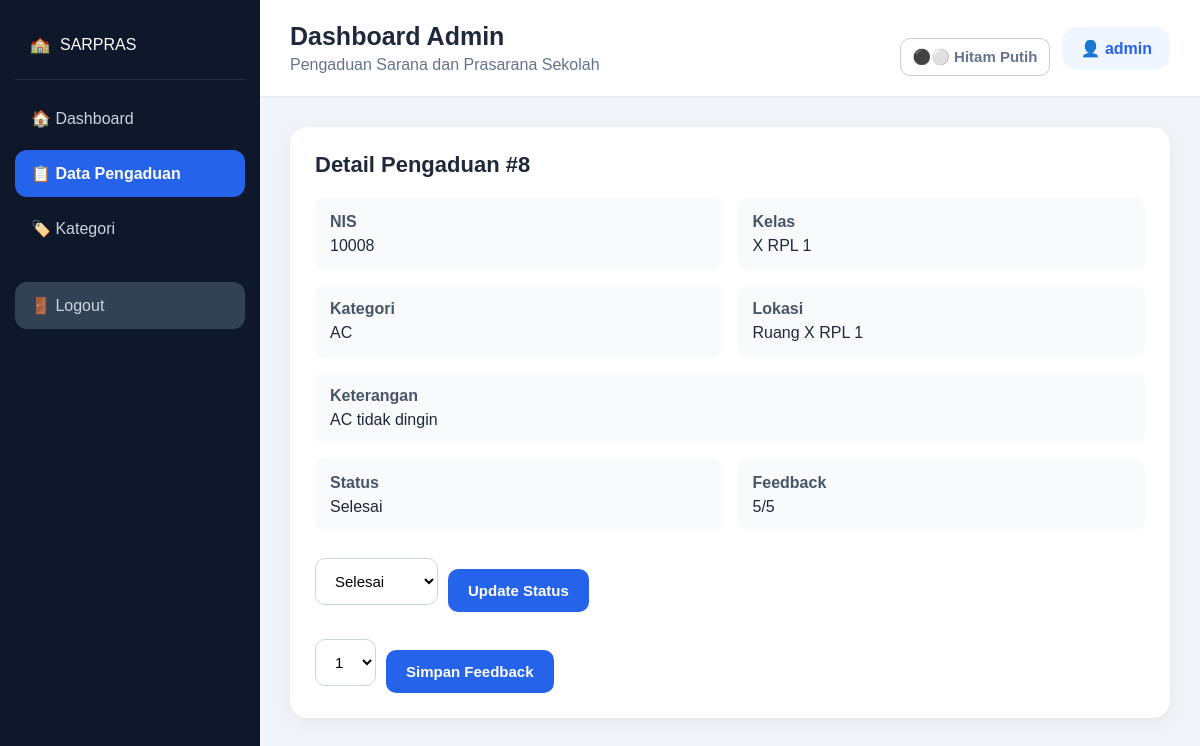
The app's page /index.php?page=admin&action=detail&id=8 (signed in) with its own data.
### tables this page shows
CREATE TABLE `aspirasi` (
  `id_aspirasi` int(5) NOT NULL,
  `status` enum('Menunggu','Proses','Selesai') NOT NULL DEFAULT 'Menunggu',
  `id_kategori` int(5) NOT NULL,
  `feedback` int(5) DEFAULT NULL
);

CREATE TABLE `input_aspirasi` (
  `id_pelaporan` int(5) NOT NULL,
  `nis` int(10) NOT NULL,
  `id_kategori` int(5) NOT NULL,
  `lokasi` varchar(50) NOT NULL,
  `ket` varchar(50) NOT NULL
);

CREATE TABLE `siswa` (
  `nis` int(10) NOT NULL,
  `kelas` varchar(10) NOT NULL
);

CREATE TABLE `kategori` (
  `id_kategori` int(5) NOT NULL,
  `ket_kategori` varchar(30) NOT NULL
);

### model/Database.php (called while the page is built, shortened)
<?php
class Database {
    private $host = '127.0.0.1';
    private $port = '3306';
    private $db = 'db_sarpras';
    private $user = 'root';
    private $pass = 'root';
    private $charset = 'utf8mb4';
    public function connect() {
        $dsn = "mysql:host={$this->host};port={$this->port};dbname={$this->db};charset={$this->charset}";
        try {
            $this->pdo = new PDO($dsn, $this->user, $this->pass, [
                PDO::ATTR_ERRMODE => PDO::ERRMODE_EXCEPTION,
                PDO::ATTR_DEFAULT_FETCH_MODE => PDO::FETCH_ASSOC,
                PDO::ATTR_EMULATE_PREPARES => false,
            ]);
            return $this->pdo;
        } catch (PDOException $e) {
            http_response_code(500);
            echo '<!doctype html><html lang="id"><meta charset="utf-8"><meta name="viewport" content="width=device-width,initial-scale=1">';
            echo '<style>body{font-family:Arial;background:#f5f7fb;padding:24px}.box{max-width:700px;margin:auto;background:#fff;padding:24px;border-radius:14px;box-shadow:0 4px 18px #0001}code{background:#eee;padding:3px 6px;border-radius:5px}.ok{color:#087f23}</style>';
            echo '<div class="box"><h2>Koneksi database gagal</h2>';
            echo '<p>Project sudah membaca <code>model/Database.php</code> yang baru.</p>';
            echo '<p>Host: <b>'.htmlspecialchars($this->host).'</b> | Port: <b>'.htmlspecialchars($this->port).'</b><br>Database: <b>'.htmlspecialchars($this->db).'</b> | User: <b>'.htmlspecialchars($this->user).'</b></p>';
            echo '<p>Error: <code>'.htmlspecialchars($e->getMessage()).'</code></p>';
            echo '<p>Jika password MySQL bukan <b>root</b>, buka <code>model/Database.php</code> lalu ubah <code>$pass</code>.</p>';
            echo '<p>Jika phpMyAdmin bisa masuk tetapi PHP tidak, gunakan host <code>localhost</code> seperti file ini.</p></div></html>';
            exit;
        }
    }
}

### model/Aspirasi.php (called while the page is built, shortened)
<?php
require_once __DIR__ . '/Database.php';
class Aspirasi {
    private $db;
    public function __construct() { $this->db = (new Database())->connect(); }
    public function find($id) {
        $sql = "SELECT a.id_aspirasi, a.status, a.feedback, ia.nis, ia.lokasi, ia.ket,
                       k.ket_kategori, s.kelas
                FROM aspirasi a
                LEFT JOIN input_aspirasi ia ON ia.id_pelaporan = a.id_aspirasi
                LEFT JOIN kategori k ON k.id_kategori = a.id_kategori
                LEFT JOIN siswa s ON s.nis = ia.nis
                WHERE a.id_aspirasi = ? LIMIT 1";
        $stmt = $this->db->prepare($sql);
        $stmt->execute(array($id));
        return $stmt->fetch();
    }
}

### controller/AspirasiController.php (called while the page is built, shortened)
<?php
require_once __DIR__ . '/../model/Aspirasi.php';
class AspirasiController {
    public function find($id) { return (new Aspirasi())->find($id); }
}

### index.php (the view, shortened to what this page needs)
<?php
$page = isset($_GET['page']) ? $_GET['page'] : ($_SESSION['role'] === 'admin' ? 'admin' : 'siswa');
$action = isset($_GET['action']) ? $_GET['action'] : 'dashboard';
function e($value) { return htmlspecialchars((string)$value, ENT_QUOTES, 'UTF-8'); }
require_once __DIR__ . '/controller/AspirasiController.php';
?>
<!DOCTYPE html>
<html lang="id"><head>
<link rel="stylesheet" href="asset/css/style.css?v=20261003">
</head><body>
<div class="app">
<aside class="sidebar">
    <div class="logo">🏫 <span>SARPRAS</span></div>
    <a class="nav <?php echo $action === 'dashboard' ? 'active' : ''; ?>" href="index.php?page=<?php echo e($page); ?>&action=dashboard">🏠 Dashboard</a>
    <?php if ($page === 'admin'): ?>
        <a class="nav <?php echo $action === 'aspirasi' || $action === 'detail' ? 'active' : ''; ?>" href="index.php?page=admin&action=aspirasi">📋 Data Pengaduan</a>
        <a class="nav <?php echo $action === 'kategori' ? 'active' : ''; ?>" href="index.php?page=admin&action=kategori">🏷️ Kategori</a>
    <?php else: ?>
        <a class="nav <?php echo $action === 'tambah' ? 'active' : ''; ?>" href="index.php?page=siswa&action=tambah">➕ Buat Pengaduan</a>
        <a class="nav <?php echo $action === 'pengaduan' || $action === 'detail' ? 'active' : ''; ?>" href="index.php?page=siswa&action=pengaduan">📋 Pengaduan Saya</a>
    <?php endif; ?>
    <a class="nav logout" href="logout.php">🚪 Logout</a>
</aside>
<main class="main">
<header class="topbar"><div><h2><?php echo $page === 'admin' ? 'Dashboard Admin' : 'Dashboard Siswa'; ?></h2><span>Pengaduan Sarana dan Prasarana Sekolah</span></div><div class="topbar-actions"><button type="button" class="theme-toggle" id="blackWhiteToggle" aria-pressed="false" title="Aktifkan mode hitam putih">⚫⚪ <span>Hitam Putih</span></button><div class="user">👤 <?php echo e($page === 'admin' ? $_SESSION['username'] : $_SESSION['nis']); ?></div></div></header>
<div class="content">
<?php if ($page === 'admin'): ?>
<?php
$admin = new AdminController();
$data = $admin->dashboard();
$aspirasiModel = new AspirasiController();
?>
<?php if ($action === 'dashboard'): ?>
<div class="cards">
    <div class="card"><span>Total Pengaduan</span><strong><?php echo $data['stats']['total']; ?></strong></div>
    <div class="card"><span>Menunggu</span><strong><?php echo $data['stats']['menunggu']; ?></strong></div>
    <div class="card"><span>Proses</span><strong><?php echo $data['stats']['proses']; ?></strong></div>
    <div class="card"><span>Selesai</span><strong><?php echo $data['stats']['selesai']; ?></strong></div>
</div>
<div class="panel"><div class="panel-title">Pengaduan Terbaru</div><?php include __DIR__.'/view/admin/table.php'; ?></div>
<?php elseif ($action === 'aspirasi'): ?>
<div class="panel"><div class="panel-title">Semua Pengaduan</div><?php $rows = $aspirasiModel->all(); include __DIR__.'/view/admin/table.php'; ?></div>
<?php elseif ($action === 'detail'):
$id = isset($_GET['id']) ? (int)$_GET['id'] : 0; $detail = $aspirasiModel->find($id);
?>
<div class="panel"><div class="panel-title">Detail Pengaduan #<?php echo $id; ?></div>
<?php if (!$detail): ?><p>Data tidak ditemukan.</p><?php else: ?>
<div class="detail-grid"><div><b>NIS</b><span><?php echo e($detail['nis']); ?></span></div><div><b>Kelas</b><span><?php echo e($detail['kelas']); ?></span></div><div><b>Kategori</b><span><?php echo e($detail['ket_kategori']); ?></span></div><div><b>Lokasi</b><span><?php echo e($detail['lokasi']); ?></span></div><div class="full"><b>Keterangan</b><span><?php echo e($detail['ket']); ?></span></div><div><b>Status</b><span class="badge"><?php echo e($detail['status']); ?></span></div><div><b>Feedback</b><span><?php echo $detail['feedback'] === null ? '-' : e($detail['feedback']).'/5'; ?></span></div></div>
<form method="post" class="inline-form"><select name="status"><option <?php echo $detail['status']==='Selesai'?'selected':''; ?>>Selesai</option></select><button name="ubah_status">Update Status</button></form>
<form method="post" class="inline-form"><select name="feedback"><option value="1">1</option></select><button name="ubah_feedback">Simpan Feedback</button></form>
<?php endif; ?></div>
<?php endif; ?>
<?php endif; ?>
</div></main></div>
</body></html>

### asset/css/style.css (style rules this page uses)
* { box-sizing: border-box; margin: 0; padding: 0; }
body { font-family: Arial, Helvetica, sans-serif; background: #f1f5f9; color: #1e293b; }
.app { display: flex; min-height: 100vh; }
.sidebar { width: 260px; min-width: 260px; min-height: 100vh; background: #0f172a; padding: 25px 15px; color: white; position: fixed; left: 0; top: 0; bottom: 0; overflow-y: auto; }
.logo { display: flex; align-items: center; gap: 10px; padding: 10px 15px 25px; margin-bottom: 15px; border-bottom: 1px solid rgba(255,255,255,.1); }
.nav { display: block; width: 100%; padding: 14px 16px; margin: 8px 0; border-radius: 12px; color: #cbd5e1; text-decoration: none; font-size: 16px; transition: .2s; }
.nav.active { background: #2563eb; color: white; font-weight: bold; }
.nav.logout { margin-top: 30px; background: #334155; }
.main { margin-left: 260px; width: calc(100% - 260px); min-height: 100vh; background: #f1f5f9; }
.topbar { background: white; min-height: 90px; padding: 20px 30px; display: flex; align-items: center; justify-content: space-between; border-bottom: 1px solid #e2e8f0; }
.topbar h2 { font-size: 25px; margin-bottom: 5px; }
.topbar span { color: #64748b; }
.user { background: #eff6ff; color: #2563eb; padding: 12px 18px; border-radius: 15px; font-weight: bold; }
.content { padding: 30px; }
.panel { background: white; padding: 25px; border-radius: 18px; margin-bottom: 25px; box-shadow: 0 5px 20px rgba(15, 23, 42, .06); }
.panel-title { font-size: 22px; font-weight: bold; margin-bottom: 20px; }
input, select, textarea { width: 100%; padding: 13px 15px; border: 1px solid #cbd5e1; border-radius: 10px; font-size: 15px; background: white; }
button { margin-top: 18px; padding: 13px 20px; border: none; border-radius: 10px; background: #2563eb; color: white; font-size: 15px; font-weight: bold; cursor: pointer; }
.detail-grid { display: grid; grid-template-columns: repeat(2, 1fr); gap: 15px; }
.detail-grid > div { background: #f8fafc; padding: 15px; border-radius: 10px; }
.detail-grid b { display: block; margin-bottom: 6px; color: #475569; }
.detail-grid span { display: block; }
.detail-grid .full { grid-column: 1 / -1; }
.inline-form { display: flex; gap: 10px; align-items: center; margin-top: 20px; }
.inline-form select { width: auto; }
.topbar-actions { display:flex;align-items:center;gap:12px }
.theme-toggle { border:1px solid #ccc;background:#fff;color:#222;border-radius:10px;padding:9px 12px;cursor:pointer;font-weight:600;transition:.2s }

### records on screen
aspirasi: input_aspirasi.nis "10008", siswa.kelas "X RPL 1", id_kategori.ket_kategori "AC", input_aspirasi.lokasi "Ruang X RPL 1", input_aspirasi.ket "AC tidak dingin", status "Selesai", feedback "5"

### other values on screen
$page === 'admin' ? $_SESSION['username'] : $_SESSION['nis'] "admin"
$id "8"
